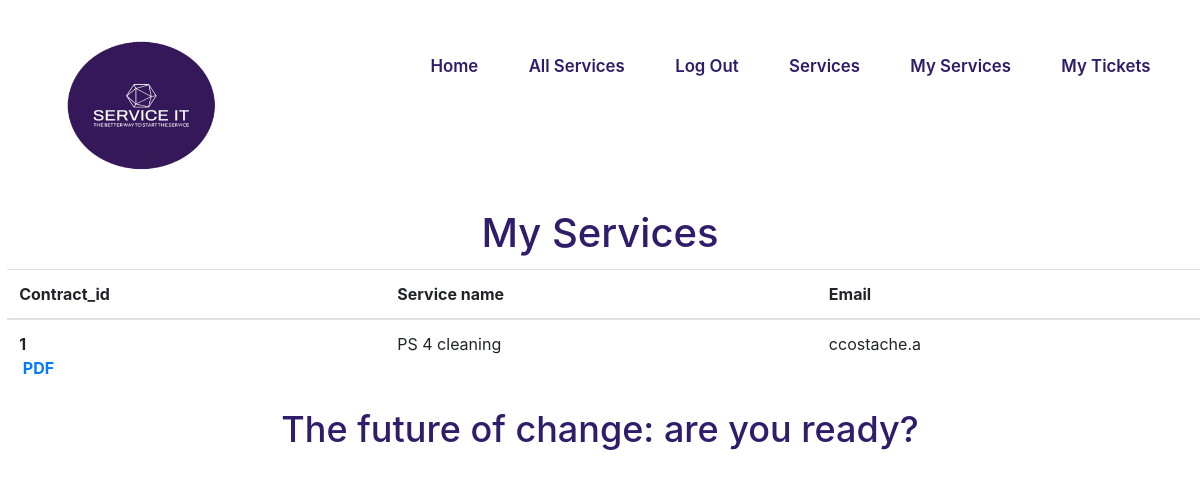
Page /CustomerServices/myservices.php (signed in) on the earlier database version.
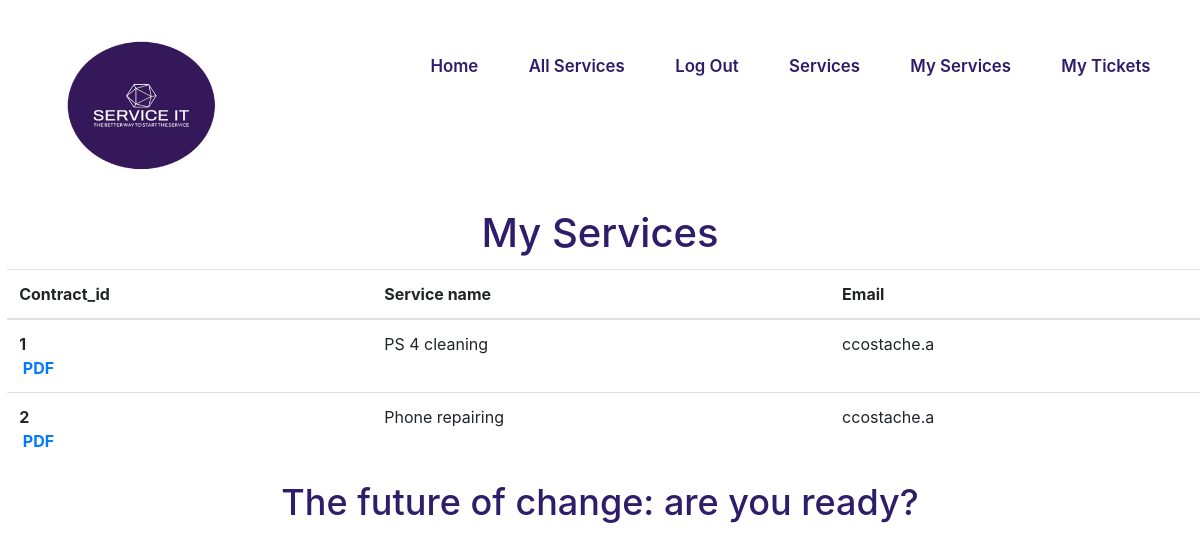
Same page on the later database version.
### tables this page shows
CREATE TABLE `contract` (
  `CONTRACT_ID` int(11) NOT NULL,
  `CUSTOMER_ID` int(11) NOT NULL,
  `SERVICE_NAME` text NOT NULL,
  `EMAIL` varchar(11) NOT NULL
);

### CustomerServices/myservices.php (the view, shortened to what this page needs)
<?php
include_once '../includes/header.php';
?>
    <div class="login-title">
        <h1> My Services </h1>
    </div>
    <table class="table">
        <thead>
        <tr>
            <th scope="col">Contract_id</th>
            <th scope="col">Service name</th>
            <th scope="col">Email</th>
        </tr>
        </thead>
        <tbody>
        <?php
        $id = $_SESSION['sessionId'];
        $get_service_details = "SELECT * from contract WHERE CUSTOMER_ID=?";
        $stmt = $conn->prepare($get_service_details);
        $stmt->bind_param("i", $id);
        $stmt->execute();
        $result = $stmt->get_result();
        while ($row = $result->fetch_assoc()) {
            $contract_id = $row['CONTRACT_ID'];
            $service = $row['SERVICE_NAME'];
            $email = $row['EMAIL'];
            ?>
            <tr>
                <th scope="row"><?php echo $contract_id ?>
                    <br><a href="order_pdf.php?id=<?php echo $contract_id; ?>">PDF</a></th>
                <td><?php echo $service ?> </td>
                <td><?php echo $email ?></td>
            </tr>
            <?php
        }
        ?>
        </tbody>
    </table>
<?php
require_once '../includes/footer.php';
?>

Differences in the rows shown:
now on this page (row edited): contract: CONTRACT_ID "2", SERVICE_NAME "Phone repairing", EMAIL "ccostache.a"
